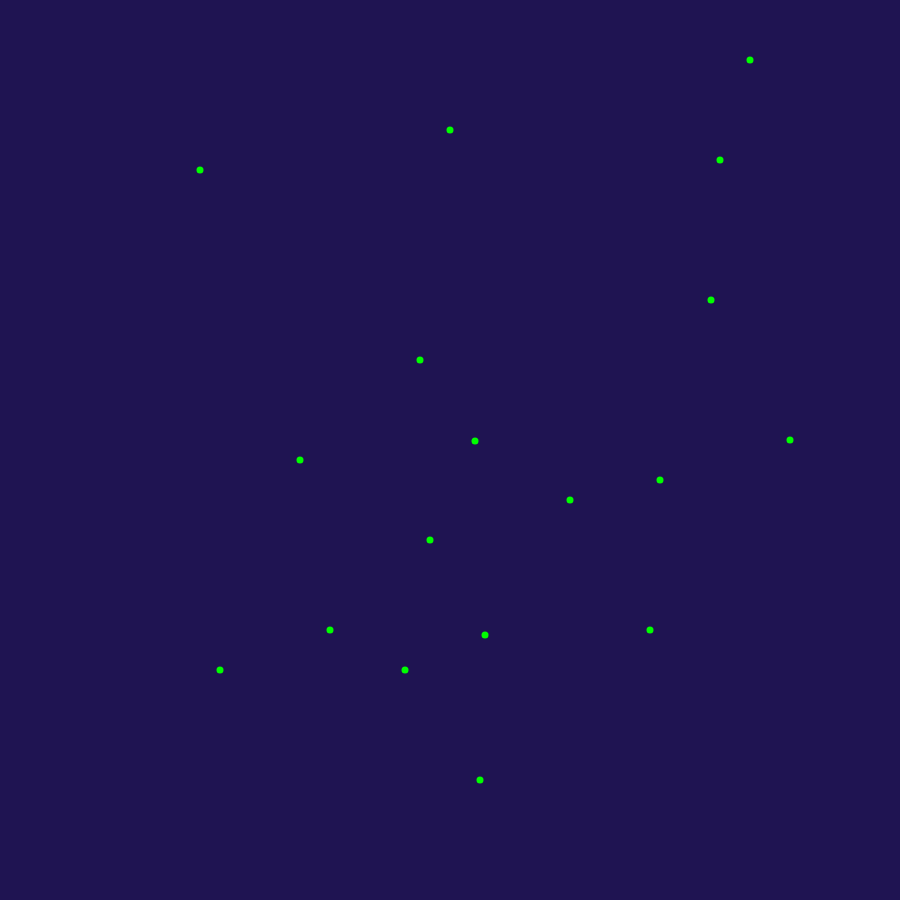
Frame 1 (no input)
Frame 60 (no input): identical to frame 1, image omitted
Frame 120 (the mouse pressed at the canvas centre since frame 60): identical to frame 1, image omitted

The p5.js sketch that drew this single still picture (run headless with seeded random() and noise() and a simulated clock; from frame 60 on, the mouse is pressed at the canvas centre):

// p5.js sketch
// ── sketch.js
"use strict";

var vehicles = [];
var food = [];
var poison = [];

var borders = [
	new Border([ 800, 0, 720, 210 ]),
  new Border([ 720, 210, 740, 330 ]),
  new Border([ 740, 330, 830, 450 ]),
  new Border([ 830, 450, 760, 470 ]),
  new Border([ 760, 470, 680, 550 ]), 
  new Border([ 680, 550, 680, 640 ]),
  new Border([ 680, 640, 580, 720 ]),
	new Border([ 580, 720, 500, 810 ]),
	new Border([ 500, 810, 460, 820 ]),
	new Border([ 460, 820, 450, 720 ]),
	new Border([ 450, 720, 460, 630 ]),
	new Border([ 460, 630, 560, 525 ]),
	new Border([ 560, 525, 508, 480 ]),
	new Border([ 508, 480, 420, 570 ]),
	new Border([ 420, 570, 400, 620 ]),
  new Border([ 400, 620, 420, 670 ]),
  new Border([ 420, 670, 400, 700 ]),
  new Border([ 400, 700, 365, 640 ]),
  new Border([ 365, 640, 300, 640 ]),
  new Border([ 300, 640, 225, 680 ]),
  new Border([ 225, 680, 200, 730 ]),
  new Border([ 200, 730, 200, 770 ]),
  new Border([ 200, 770, 220, 800 ]),
  new Border([ 220, 800, 190, 900 ]),
  new Border([ 90, 900, 78, 769 ]),
  new Border([ 78, 769, 130, 760 ]),
  new Border([ 130, 760, 80, 715 ]),
  new Border([ 80, 715, 0, 730 ]),

];

var debug;

function setup() {
  createCanvas(900, 900);

  // create vehicles on canvas
  for (var i = 0; i < 0; i++) {
    x = random(width);
    y = random(height);
    vehicles[i] = new Vehicle(x, y);
  }

  // make food on canvas
  for (var i = 0; i < 0; i++) {
    var x = random(width);
    var y = random(height);
    food.push(createVector(x, y));
  }
  
  //foodの位置指定
  //東京
  var x = 475;
  var y = 441;
  food.push(createVector(x, y));
  //千葉
  var x = 570;
  var y = 500;
  food.push(createVector(x, y));
  //木更津
  var x = 485;
  var y = 635;
  food.push(createVector(x, y));
　//横浜
  var x = 430;
  var y = 540;
  food.push(createVector(x, y));
  //横須賀
  var x = 405;
  var y = 670;
  food.push(createVector(x, y));
  //鎌倉
  var x = 330;
  var y = 630;
  food.push(createVector(x, y));
  //小田原
  var x = 220;
  var y = 670;
  food.push(createVector(x, y));
  //安房
  var x = 480;
  var y = 780;
  food.push(createVector(x, y));
  //成田
  var x = 660;
  var y = 480;
  food.push(createVector(x, y));
  //銚子
  var x = 790;
  var y = 440;
  food.push(createVector(x, y));
  //水戸
  var x = 720;
  var y = 160;
  food.push(createVector(x, y));
  //鹿島
  var x = 711;
  var y = 300;
  food.push(createVector(x, y));
　//相模原
  var x = 300;
  var y = 460;
  food.push(createVector(x, y));
  //大宮
  var x = 420;
  var y = 360;
  food.push(createVector(x, y));
  //宇都宮
  var x = 450;
  var y = 130;
  food.push(createVector(x, y));
  //高崎
  var x = 200;
  var y = 170;
  food.push(createVector(x, y));
  //市原
  var x = 650;
  var y = 630;
  food.push(createVector(x, y));
  //日立
  var x = 750;
  var y = 60;
  food.push(createVector(x, y));
  
  // make poison on canvas
  for (var i = 0; i < 0; i++) {
    var x1= random(width);
    var y1= random(height);
    var x2 = random(width);
    var y2 = random(height);
    poison.push(createVector(x1, y1, x2, y2));
  }
  
  debug = createCheckbox();
}

// add more vehicles on canvas　クリックで増やす奴(Pressedも可)
function mouseDragged() {
  vehicles.push(new Vehicle(mouseX, mouseY));
}

/**
 * DRAW FUNCTION
 **/
function draw() {
  background(31, 20, 82);
  fill(color(255, 0, 0));
  
  
  
  // foodをcanvasに描く
  fill(0, 255, 0);
  noStroke();
  for (let i = 0; i < food.length; i++) {
    ellipse(food[i].x, food[i].y, 7, 7);
  }
  
  // poisonをcanvasに描く
  noFill();
  stroke(255, 0, 0);
  for (let border of borders) {
    line(border[0], border[1], border[2], border[3]);
  }
  
  noFill();
  noStroke();
  
  // forを逆ループにするのは、dead時にspliceするときに起こるエラーを回避するため
  for (var i = vehicles.length - 1; i >= 0; i--) {
    vehicles[i].boundaries();
    vehicles[i].behaviors(food, poison); // eatした時の行動
    vehicles[i].update();
    vehicles[i].display();

    // 条件が合えばcloneを生成
    //var newVehicle = vehicles[i].clone();
    //if (newVehicle != null) {
    //  vehicles.push(newVehicle);
    //}

    // deadだったらspliceする
    if (vehicles[i].dead()) {
      var x = vehicles[i].position.x;
      var y = vehicles[i].position.y;
      food.push(createVector(x, y));
      vehicles.splice(i, 1);
    }
  }
}

// ── Formula.js
/**
 * 公式の取り扱いをサポートするクラス
 * 
 * @class Formula
 * @author Genbu Hase
 */
class Formula {
	static get Symbols () {
		return {
			"√": "Math.sqrt",
			"\\|([^|]+)\\|": "Math.abs($1)"
		}
	}



	/**
	 * 公式を生成します
	 * @param {String} equation
	 */
	constructor (equation) {
		if (!equation) throw new TypeError("equation must be String");

		this.equation = equation;
		this.args = equation.replace(/\s/g, "").match(/[A-Z]/ig).filter((arg, index, collection) => collection.indexOf(arg) === index);
	}

	/**
	 * 値を代入した方程式を返します
	 * 
	 * @param {Object<string, Number>} [args={}]
	 * @return {String}
	 */
	substitute (args = {}) {
		for (const arg of this.args) args[arg] = args[arg] || 0;

		let result = this.equation;

		for (const arg in args) {
			const value = args[arg];

			result = result
				.replace(new RegExp(`(?<=\\w)${arg}(?=\\w)`, "g"), `*${value}*`)
				.replace(new RegExp(`${arg}(?=\\w)`, "g"), `${value}*`)
				.replace(new RegExp(`(?<=\\w)${arg}`, "g"), `*${value}`)
				.replace(new RegExp(arg, "g"), value);
		}

		const reversePrefixes = (result.match(/(\+ ?\-|\- ?\-)/g) || []);
		for (const prefix of reversePrefixes) {
			result = result.replace(prefix, prefix.replace(/\s/g, "") == "+-" ? "- " : "+ ");
		}

		return result;
	}

	/**
	 * 代入して得られた値を返します
	 * 
	 * @param {Object<string, Number>} args
	 * @return {Number}
	 */
	value (args) {
		return new Function('"use strict"; return ' + this.toSource(args))();
	}

	/**
	 * JavaScriptのソースに変換したものを返します
	 * 
	 * @param {Object<string, Number>} args
	 * @return {String}
	 */
	toSource (args) {
		let formatted = this.substitute(args);
		for (const symbol in Formula.Symbols) formatted = formatted.replace(new RegExp(symbol, "g"), Formula.Symbols[symbol]);
		
		return formatted;
	}
}

/**
 * 点を取り扱うクラス
 * 
 * @class Point
 * @author Genbu Hase
 */
class Point {
	/**
	 * 指定された点に関して対称な点を返します
	 * 
	 * @param {Point} origin
	 * @param {Point} point
	 * 
	 * @return {Point}
	 */
	static getSymmetricByPoint (origin, point) {
		const { x, y } = point;
		const [ Ox, Oy ] = [ origin.x, origin.y ];

		return new Point(Ox + (Ox - x), Oy + (Oy - y));
	}



	/**
	 * 点を生成します
	 * 
	 * @param {Number} x
	 * @param {Number} y
	 */
	constructor (x = vehicles[i].position.x, y = vehicles[i].position.y) {
		this.x = x;
		this.y = y;
	}

	/** 描画関数 */
	draw () {
		point(this.x, this.y);
		text(`(${this.x}, ${this.y})`, this.x + 5, this.y - 5);
	}
}

/**
 * 線分を取り扱うクラス
 * 
 * @class Border
 * @author Genbu Hase
 */
class Border {
	/**
	 * 指定された線分と点の距離を返します
	 * 
	 * @param {Border} origin
	 * @param {Point} point
	 * 
	 * @return {Number}
	 */
	static getDistanceFromPoint (origin, point) {
		const { a, b, c } = origin;
		const { x, y } = point;

		const [ mx, Mx ] = [ Math.min(origin.x1, origin.x2), Math.max(origin.x1, origin.x2) ];

		// 2点間の距離の公式
		if (x < Math.min(origin.x1, origin.x2)) return new Border(point, new Point(mx, origin.getY(mx))).distance;
		if (Math.max(origin.x1, origin.x2) < x) return new Border(point, new Point(Mx, origin.getY(Mx))).distance;

		/**
		 * |ax + by + c|
		 * -------------
		 *  √(a² + b²)
		 */
		return new Formula("|ax + by + c| / √((a)**2 + (b)**2)").value({ a, x, b, y, c });
	}

		/**
	 * 直線を生成します
	 * 
	 * @param {Number[]} pos
	 */
	constructor (pos) {
		this.x1 = pos[0], this.y1 = pos[1];
		this.x2 = pos[2], this.y2 = pos[3];

		this.a = this.slope;
		this.b = -1;
		this.c = this.y1 + (this.slope * -this.x1);
	}

	/** 描画関数 */
	draw () {
		line(this.x1, this.y1, this.x2, this.y2);
	}

	/**
	 * 2点間の距離を返します
	 * @return {Number}
	 */
	get distance () { return Math.sqrt((this.x2 - this.x1)**2 + (this.y2 - this.y1)**2) }

	/**
	 * 直線の傾きを返します
	 * @return {Number}
	 */
	get slope () { return (this.y2 - this.y1) / (this.x2 - this.x1) }

	/**
	 * 直線の方程式を返します
	 * @return {Formula}
	 */
	get formula () {
		/**
		 *           y2 - y1                   y2 - y1                   y2 - y1
		 * y - y1 = --------- (x - x1)   =>   --------- (x) - y + (y1 - --------- (x1))
		 *           x2 - x1                   x2 - x1                   x2 - x1
		 * 
		 * 
		 * =>   mx - y + (y1 - mx1)   =>   ax + by + c
		 * 
		 */
		return new Formula(`${this.a}x + ${this.b}y + ${this.c}`);
	}

	

	/**
	 * 指定されたyの値に対応するxの値を返します
	 * 
	 * @param {Number} y
	 * @return {Number}
	 */
	getX (y = 0) {
		/**
		 *                             -by - c
		 * ax + by + c = 0   =>   x = ----------
		 *                                 a
		 */
		return new Formula(`(${-this.b}y - ${this.c}) / ${this.a}`).value({ y });
	}

	/**
	 * 指定されたxの値に対応するyの値を返します
	 * 
	 * @param {Number} x
	 * @return {Number}
	 */
	getY (x = 0) {
		/**
		 *                             -ax - c
		 * ax + by + c = 0   =>   y = ----------
		 *                                 b
		 */
		return new Formula(`(${-this.a}x - ${this.c}) / ${this.b}`).value({ x });
	}
}

// ── vehicle.js
function Vehicle(x, y, dna) {
  this.acceleration = createVector(20, 20, 20, 20); // 加速
  this.velocity = createVector(2, -2, 2, -2); // 速さ(向かう強さ)
  this.position = createVector(x, y); // スポーン場所
  this.r = 6; // vehicleの大きさ
  this.maxspeed = 4;
  this.maxforce = 0.3;

  this.health = 2; // 体力(health)の初期値　フレームごとに減衰

  //各vehicleが持っているDNA（性質）をArrayに設定
  this.dna = [];
  // dna=undefined - new Vehicle時にdnaが渡されなかったら
  // dna[]の初期値を設定
  if (dna === undefined) {
    // food weight - foodに向かうベクトル(steerG)強さ
    this.dna[0] = 0.9;
    // poison weight - poisionに向かうベクトル(steerB)強さ
    this.dna[1] = -10;
    // food perception - foodが見える範囲(視界)
    this.dna[2] = 400;
    // poison perception - poisonが見える範囲(視界)
    this.dna[3] = 100;
  } else {
    // すでにdnaを持っている(cloneされた new Vehicle)場合
    // 各dna値をコピーする
    // その際、mr(mutation rate)に応じた突然変異を起こす
    this.dna[0] = dna[0];
    if (random(1) < mr) {
      this.dna[0] += random(0, 0);
    }
    this.dna[1] = dna[1];
    if (random(1) < mr) {
      this.dna[1] += random(0, 0);
    }
    this.dna[2] = dna[2];
    if (random(2) < mr) {
      this.dna[0] += random(0, 0);
    }
    this.dna[3] = dna[3];
    if (random(3) < mr) {
      this.dna[1] += random(0, 0);
    }
  }

  /**
   * UPDATE FUNC
   **/
  // Method to update location
  this.update = function() {
    this.health -= 0.000001; // フレームごとに0.01 healthが減衰

    // Update velocity
    this.velocity.add(this.acceleration);
    // Limit speed
    this.velocity.limit(this.maxspeed);
    this.position.add(this.velocity);
    // Reset accelerationelertion to 0 each cycle
    this.acceleration.mult(0);
  };

  /**
   * BEHAVIORS Func
   * vehicleがeatした時のbehavior(action)を設定
   **/
  this.behaviors = function(good, bad) {
    // good = food Array / bad = poison Array
    // 0.3 = nutrition(栄養)  - healthに足される nutritionの量
    // dna[2] = food perception(food視界)をeat渡す
    var steerG = this.eat(good, 0.3, this.dna[2]);
    var steerB = this.eat(bad, -9.7, this.dna[3]);

    steerG.mult(this.dna[0]);
    steerB.mult(this.dna[1]);

    this.applyForce(steerG);
    this.applyForce(steerB);
  };

  this.applyForce = function(force) {
    // We could add mass here if we want A = F / M
    this.acceleration.add(force);
  };

　 /**
   * CLONE
   **/
  this.clone = function() {
    if (random(1) < 0) {
      // フレームごとに0%の確率でクローンを生成
      return new Vehicle(this.position.x, this.position.y, this.dna);
    } else {
      return null;
    }
  };

  /**
   * EAT Function
   **/
  this.eat = function(list, nutrition, perception) {
    var record = Infinity; // 最も近いアイテムへの距離(候補2)
    var closest = null; // 最も近いアイテム

    // food/poison arrray を 逆for loop で確認 (エラー回避のため)
    for (var i = list.length - 1; i >= 0; i--) {
      // d = vehicleからfood/positionの距離(distance)
      var d = this.position.dist(list[i]);

      // d(distance)がmaxspeed以下(エラー回避のため)
      if (d < this.maxspeed) {
        list.splice(i, 1); // food/poisonを消す(eatする)
        this.health += nutrition; // food/poison値がhealthの増減に影響
      } else {
        // 現アイテムのdistanceがrecord(現在記録されている最も近いアイテム)より小さくて
        // かつperceptionの範囲内であった場合 recordを更新
        // closestにそのアイテムを保存
        if (d < record && d < perception) {
          record = d;
          closest = list[i];
        }
      }
    }

    if (closest != null) {
      // closestをseekする
      return this.seek(closest);
    }

    return createVector(0, 0);
  };

  /**
   *  seek FUNC
   **/
  // A method that calculates a steering force towards a target
  // STEER = DESIRED MINUS VELOCITY
  this.seek = function(target) {
    var desired = p5.Vector.sub(target, this.position); // A vector pointing from the location to the target

    // Scale to maximum speed
    desired.setMag(this.maxspeed);

    // Steering = Desired minus velocity
    var steer = p5.Vector.sub(desired, this.velocity);
    steer.limit(this.maxforce); // Limit to maximum steering force

    return steer;
    // this.applyForce(steer);
  };

  this.dead = function() {
    return this.health < 0;
  };

  /**
   * DISPLAY FUNC
   **/
  this.display = function() {
    // 三角形を描画
    var theta = this.velocity.heading() + PI / 2; // 三角形の向きを調整

    push();
    translate(this.position.x, this.position.y);
    rotate(theta);

    if (debug.checked()) {
      // 赤の線(poison weight)を引く
      strokeWeight(1.5);
      stroke(255, 0, 0); //赤
      noFill();
      line(0, 0, 0, -this.dna[0] * 25); //線を引く
      ellipse(0, 0, this.dna[2] * 2, this.dna[2] * 2); // perspective(視界)の丸を描く
      // 緑の線(food weight)を引く
      strokeWeight(1.5);
      stroke(0, 255, 0); //緑
      line(0, 0, 0, -this.dna[1] * 25);
      ellipse(0, 0, this.dna[3] * 2, this.dna[3] * 2); // perspective(視界)の丸を描く
    }

    // health値によってvehicleの色設定
    var gr = color(0, 255, 0); //緑
    var rd = color(255, 0, 0); // 赤
    //lerpColorは rd から gr に this.healthの値によってmixする
    var col = lerpColor(rd, gr, this.health);

    fill(col);
    stroke(col);
    strokeWeight(1);
    beginShape();
    vertex(0, -this.r * 2);
    vertex(-this.r, this.r * 2);
    vertex(this.r, this.r * 2);
    endShape(CLOSE);

    pop();
  };

  　  /**
   * 海岸線回避
   * 
   **/
  this.boundaries = function() {
    var desired = null; // 赤線を避ける向きのベクトル(強さ)
    var d = 25; // d = edgeからのdistance
 
   　if (this.position.x < d) {
     　// もし赤線に近づいたら
     　desired = createVector(this.maxspeed, -this.velocity.x, -this.velocity.y);
   　} else if (this.position.x > width - d) {
       //もしｔに近づいたら
       desired = createVector(-this.maxspeed, this.velocity.y);
     }
   };  
 
  /**
   * BOUNDARIES FUNC
   * 画面外に出てしまったときの対処
   **/
  this.boundaries = function() {
    var desired = null; // 壁を避ける向きのベクトル(強さ)
    var d = 25; // d = edgeからのdistance

    if (this.position.x < d) {
      // もし左端に近づいたら
      desired = createVector(this.maxspeed, this.velocity.y);
    } else if (this.position.x > width - d) {
      //もし右端に近づいたら
      desired = createVector(-this.maxspeed, this.velocity.y);
    }

    if (this.position.y < d) {
      // もし画面上に近づいたら
      desired = createVector(this.velocity.x, this.maxspeed);
    } else if (this.position.y > height - d) {
      // もし画面下に近づいたら
      desired = createVector(this.velocity.x, -this.maxspeed);
    }

    // 上記の条件(画面端)にいた場合
    if (desired !== null) {
      desired.normalize();
      desired.mult(this.maxspeed);
      var steer = p5.Vector.sub(desired, this.velocity);
      steer.limit(this.maxforce);
      this.applyForce(steer);
    }
  };
}
